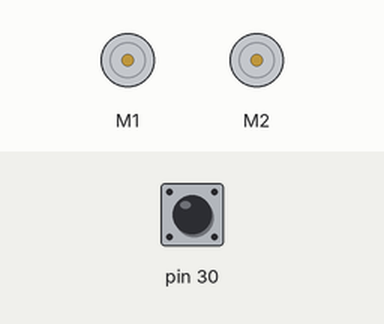
The sketch below on a simulated Arduino Leonardo, built with avr-gcc and run on an emulated ATmega32U4. On the bench: 2 × DC motor (green arrow = forward, orange = backward, longer = faster). Inputs (shaded band) come from the test bench; at power-on: pin 30 HIGH.

Above: at 1.2 s.
1.3 s: pin 30 pulled LOW for 0.15 s
At 3.0 s:
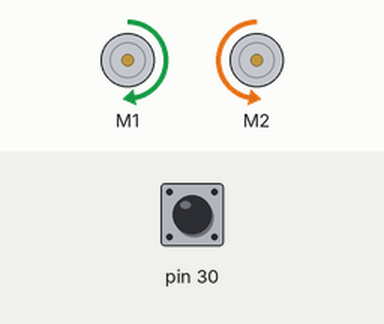
At 3.7 s:
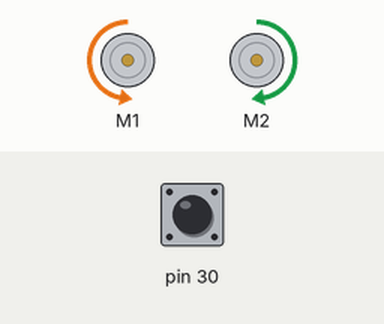
4.4 s: pin 30 pulled LOW for 3.2 s
At 8.0 s:
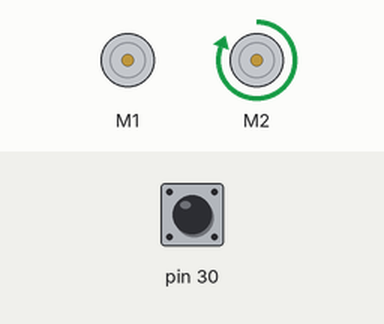
Timing chart, 0 to 9.5 s (numbered marks = the images above; inputs shaded):
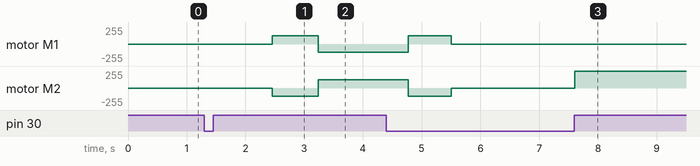

Measured:
- after the input at 1.3 s, motor M1: stopped → forward 127/255 after 1.2 s, → backward 127/255 0.79 s later; motor M2: stopped → backward 127/255 after 1.2 s, → forward 127/255 0.79 s later

The sketch:

lineKijker.ino
```cpp
/*
this program two ways for following a line
if you want to use one way you can call the ProportionalController()
or the OnOffController() funtion in the main loop. NEVER call both at the same time
*/
#include <Wire.h>
#include <Zumo32U4.h>

Zumo32U4LineSensors lineSensors;
Zumo32U4Motors motors;
Zumo32U4ButtonB buttonB;

#define NUM_SENSORS 5
uint16_t lineSensorValues[NUM_SENSORS];
int16_t lastError = 0;
const uint16_t maxSpeed = 200;
int buttonState = 0;

void CalibrateSensors() {
  delay(1000);
  for (uint16_t i = 0; i < 120; i++) {
    if (i > 30 && i <= 90) {
      motors.setSpeeds(-200, 200);
    } else {
      motors.setSpeeds(200, -200);
    }
    lineSensors.calibrate();
  }
  motors.setSpeeds(0, 0);
}

void OnOffController(int16_t position) {
  int16_t error = position - 2000;
  if (position > 2000) {
    motors.setSpeeds(maxSpeed, 0);
  }
  if (position < 2000) {
    motors.setSpeeds(0, maxSpeed);
  }
}

void ProportionalController(int16_t position) {
  if (position > 2000) {
    int16_t corr = map(position, 0, 2000, maxSpeed, 0);
    motors.setSpeeds(maxSpeed - corr, 0);
  }
  if (position < 2000) {
    int16_t corr = map(position, 2000, 4000, 0, maxSpeed);

    motors.setSpeeds(0, maxSpeed - corr);
  }
}

void Buttons() {
  if (buttonState == 0) {
    buttonB.waitForButton();
    CalibrateSensors();
    buttonB.waitForButton();
    buttonState++;
  }
}
void setup() {
  lineSensors.initFiveSensors();
}

void loop() {
  int16_t position = lineSensors.readLine(lineSensorValues);

  Buttons();
  ProportionalController(position);
}
```
